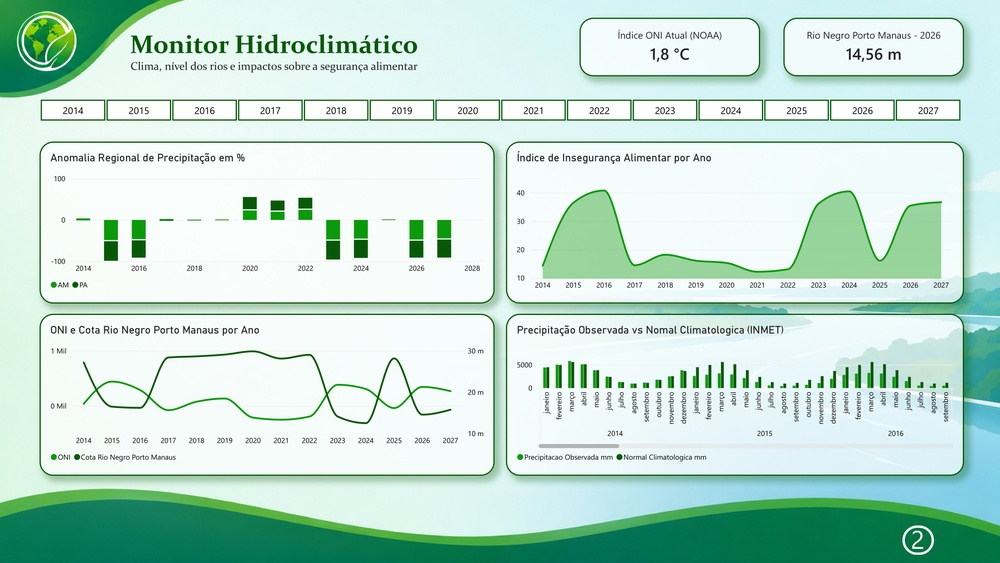
#> input picture PDF/images/pagina_1.jpg, 1000 x 563 px, shrunk from 5226 x 2942 before the run
$ python check_borders.py
#> lines starting #> are read from the running program, lines starting #| are printed output that depends on the picture
from PIL import Image, ImageChops

def trim(im):
    bg = Image.new(im.mode, im.size, im.getpixel((0,0)))
    diff = ImageChops.difference(im, bg)
    diff = ImageChops.add(diff, diff, 2.0, -100)
    bbox = diff.getbbox()
    if bbox:
        return im.crop(bbox)
    return im

images = ["PDF/images/pagina_1.jpg", "PDF/pd_tela_segunda_tela.png", "PDF/images/pagina_3.jpg", "PDF/images/pagina_4.jpg"]

for img_path in images:
    im = Image.open(img_path)
#> im is the input picture: PIL image 1000x563 RGB; mean R, G, B 193.1, 223.2, 211
    old_size = im.size
#> old_size = (1000, 563)
    trimmed = trim(im)
#> in trim, `bg = Image.new(im.mode, im.size, im.getpixel((0,0)))`:
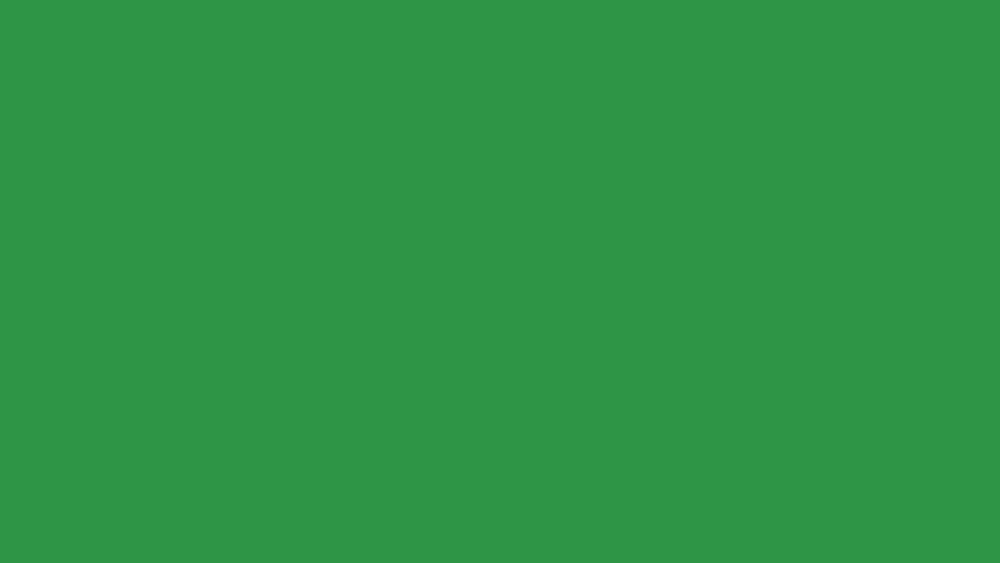
#> bg: PIL image 1000x563 RGB; mean R, G, B 46, 149, 70
#> in trim, `diff = ImageChops.difference(im, bg)`:
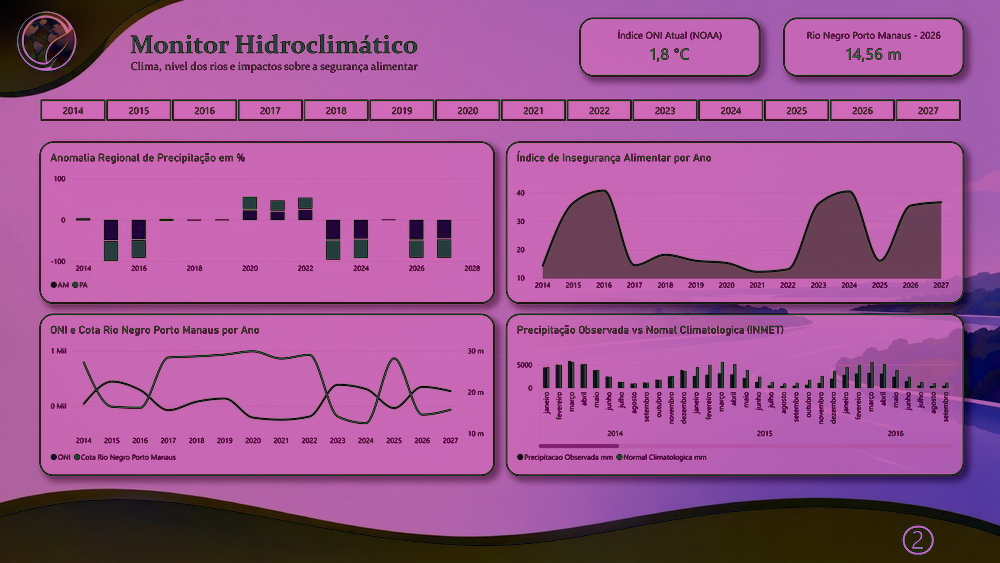
#> diff: PIL image 1000x563 RGB; mean R, G, B 154.9, 83.6, 143.2
#> in trim, `diff = ImageChops.add(diff, diff, 2.0, -100)`:
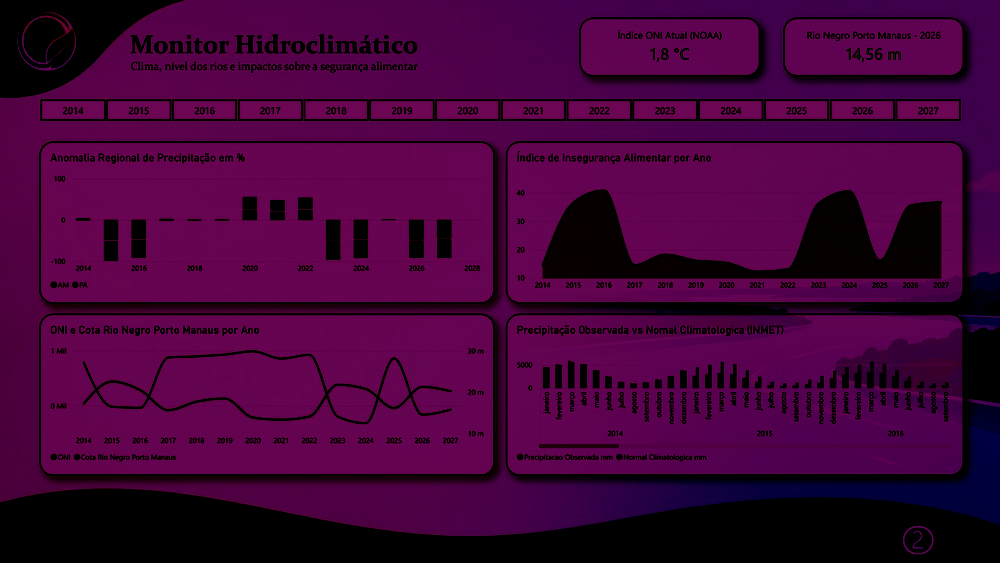
#> diff: PIL image 1000x563 RGB; mean R, G, B 66.1, 1.5, 57.3
#> in trim, `bbox = diff.getbbox()`: bbox = (0, 0, 1000, 555)
#> in trim, `return im.crop(bbox)`:
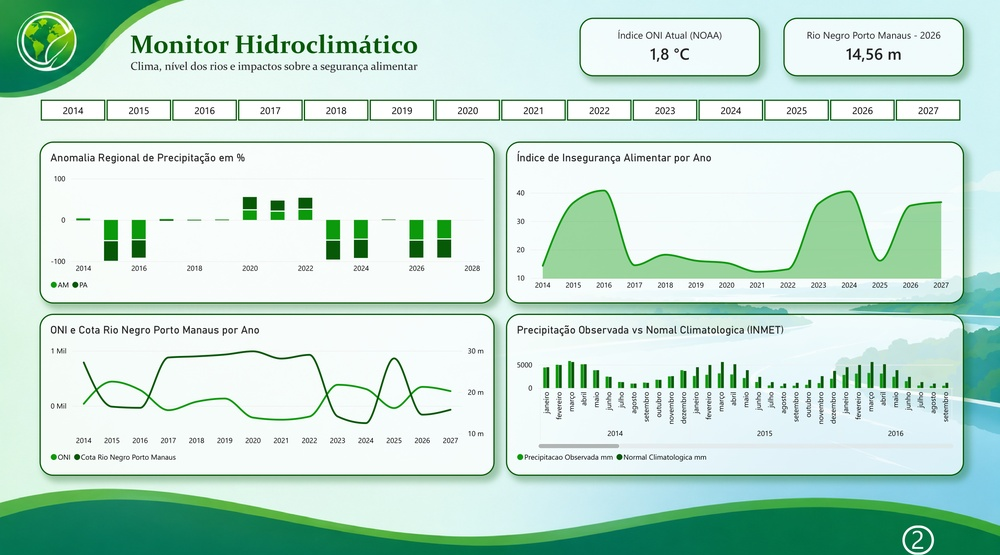
#> returned value: PIL image 1000x555 RGB; mean R, G, B 195.9, 224.8, 212.9
    new_size = trimmed.size
#> new_size = (1000, 555)
    print(f"{img_path}: {old_size} -> {new_size}")
#| PDF/images/pagina_1.jpg: (1000, 563) -> (1000, 555)
#> pass 2 of the loop `for img_path in images:`:
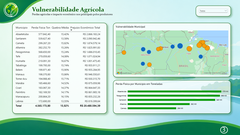
#> input picture PDF/pd_tela_segunda_tela.png, 240 x 135 px, shrunk from 1252 x 705 before the run
#> im is the input picture: PIL image 240x135 RGBA; mean R, G, B, A 186, 220.9, 204.6, 255
#> in trim (call 2), `bg = Image.new(im.mode, im.size, im.getpixel((0,0)))`:
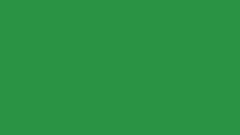
#> bg: PIL image 240x135 RGBA; mean R, G, B, A 42, 147, 68, 255
#> bbox = None
#| PDF/pd_tela_segunda_tela.png: (240, 135) -> (240, 135)
#> pass 3 of the loop `for img_path in images:`:
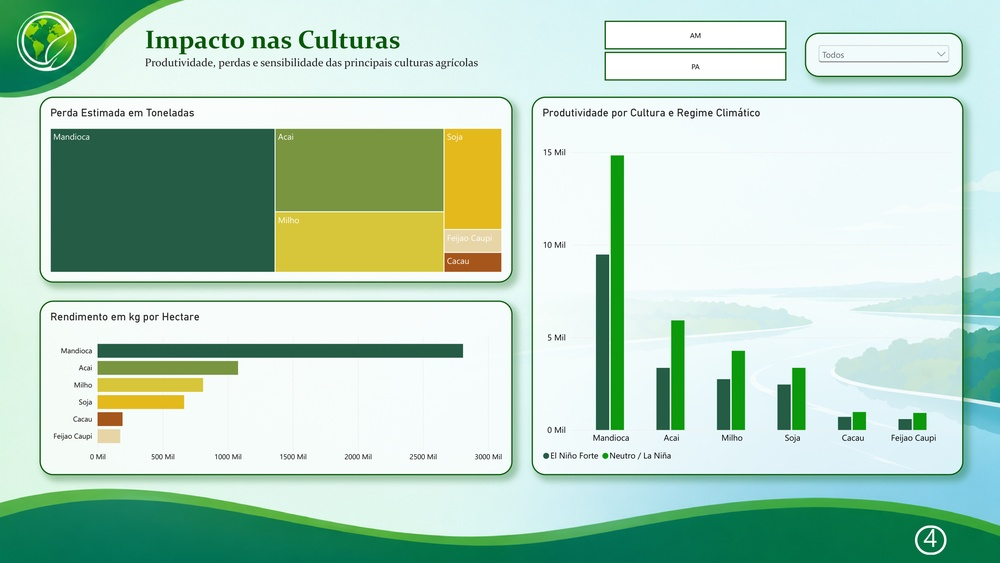
#> input picture PDF/images/pagina_3.jpg, 1000 x 563 px, shrunk from 5226 x 2942 before the run
#> im is the input picture: PIL image 1000x563 RGB; mean R, G, B 180.6, 211.4, 192.4
#> in trim (call 3), `diff = ImageChops.add(diff, diff, 2.0, -100)`:
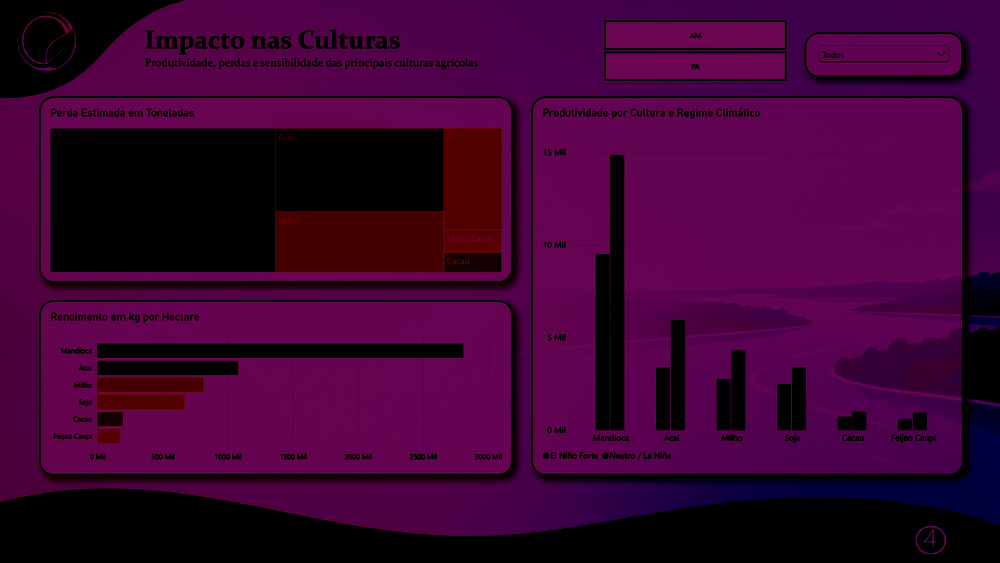
#> diff: PIL image 1000x563 RGB; mean R, G, B 61, 1.2, 51.3
#> bbox = (0, 0, 1000, 555)
#> in trim (call 3), `return im.crop(bbox)`:
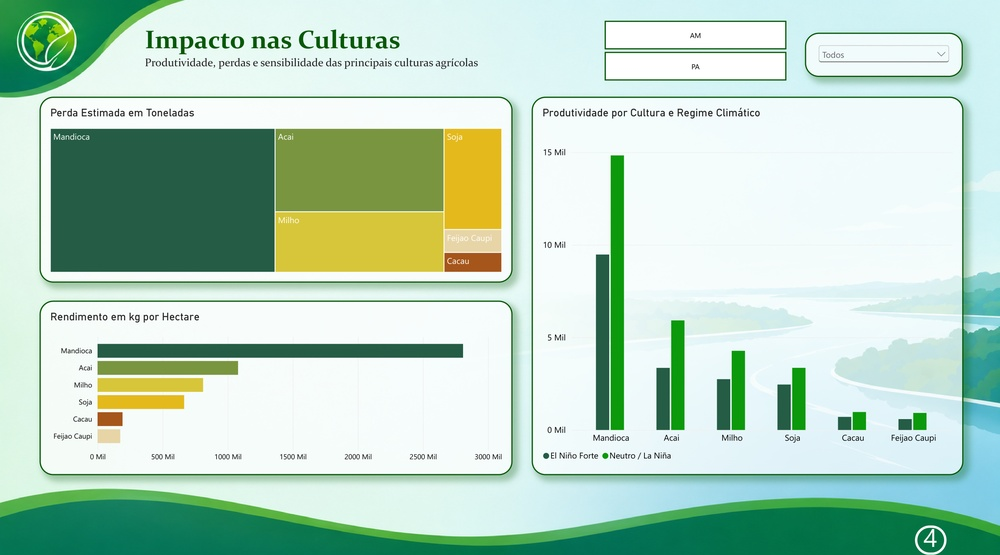
#> returned value: PIL image 1000x555 RGB; mean R, G, B 183.1, 212.8, 194.1
#| PDF/images/pagina_3.jpg: (1000, 563) -> (1000, 555)
#> the loop made 4 passes; the first 3 are shown
    # Don't save yet, just checking
